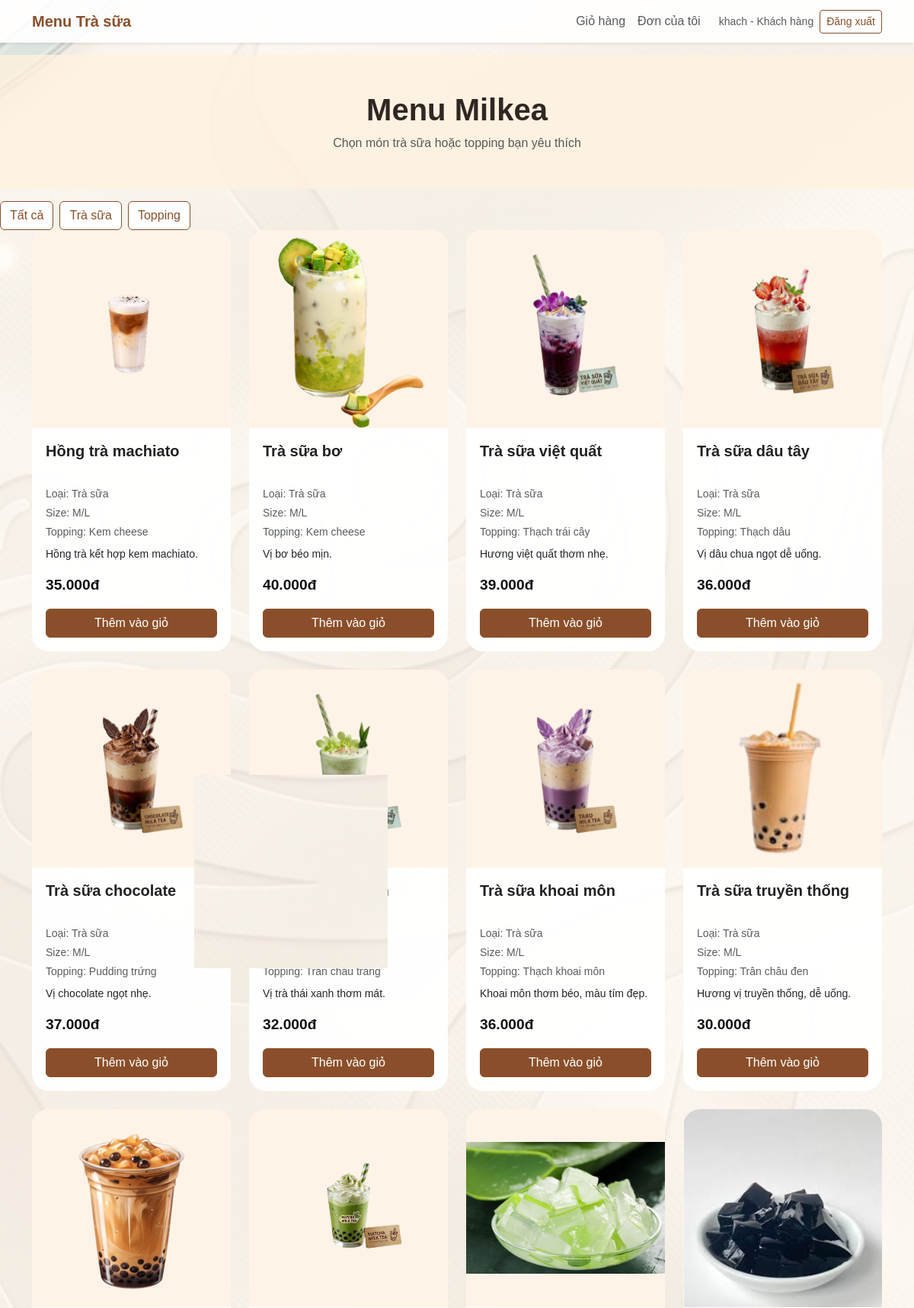
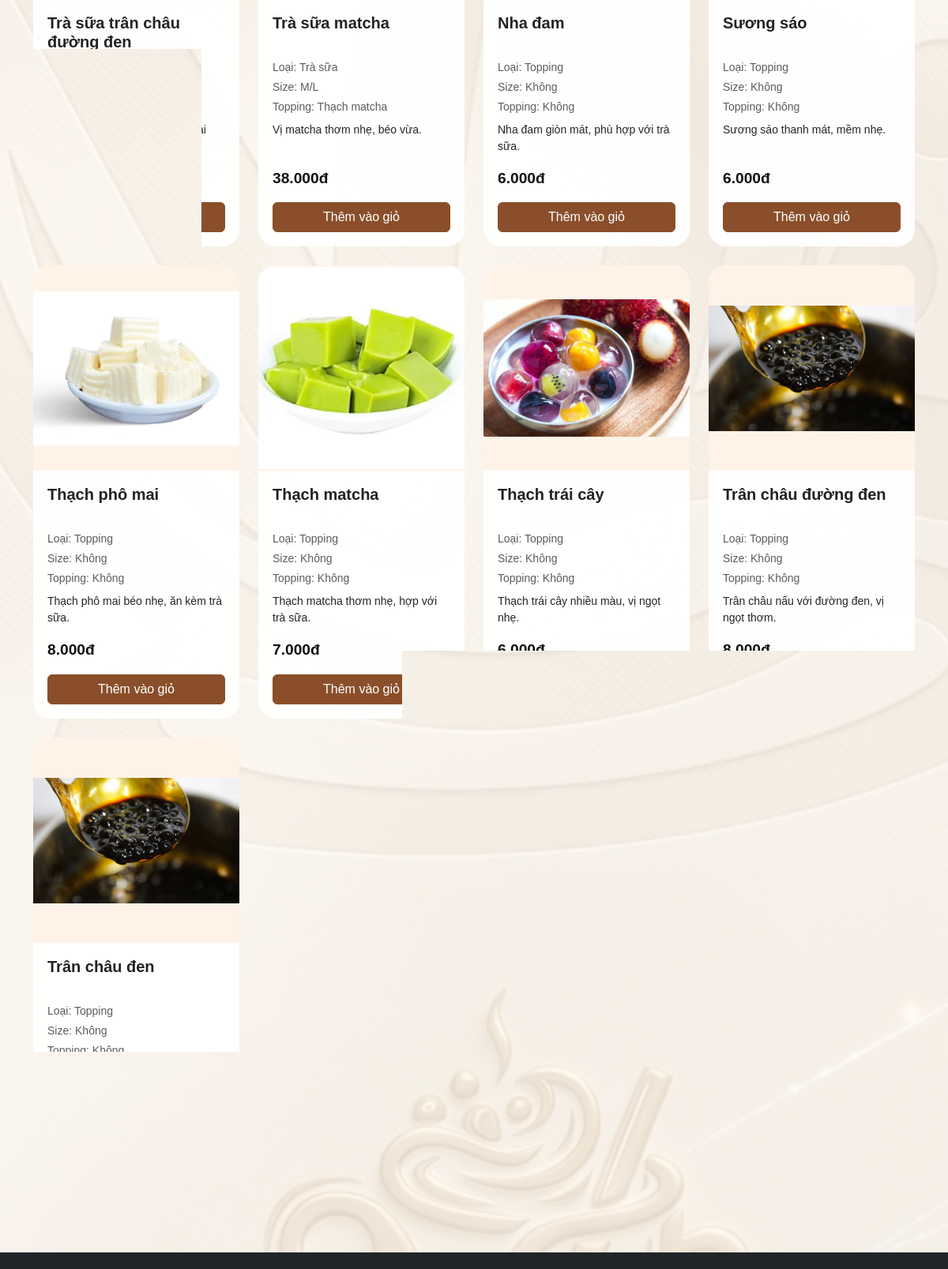
Screenshot of /menu (signed in) with the database file from the repository (2 pictures, top to bottom).
### milk_tea_shop/models.py (models this page shows)
class Product(db.Model):
    __tablename__ = "products"
    id = db.Column(db.Integer, primary_key=True)
    name = db.Column(db.String(120), nullable=False)
    category = db.Column(db.String(80), nullable=False)
    size = db.Column(db.String(50), default="M/L")
    topping = db.Column(db.String(120), default="Không")
    price = db.Column(db.Integer, nullable=False)
    description = db.Column(db.Text, default="")
    image = db.Column(db.String(255), default="")
    order_items = db.relationship("OrderItem", backref="product", lazy=True)

### milk_tea_shop/routes.py (the view)
@main_bp.route("/menu")
def menu():
    if not check_user():
        return redirect(url_for("main.login"))
    keyword = request.args.get("keyword", "").strip()
    category = request.args.get("category", "Tất cả")
    query = Product.query
    if keyword != "":
        query = query.filter(Product.name.ilike(f"%{keyword}%"))
    if category != "Tất cả":
        query = query.filter(Product.category == category)
    products = query.order_by(Product.id.desc()).all()
    if category == "Tất cả":
        products.sort(key=lambda product: product.category == "Topping")
    return render_template(
        "menu.html",
        products=products,
        categories=CATEGORIES,
        keyword=keyword,
        selected_category=category
    )

### milk_tea_shop/routes.py (called while the page is built)
def money(number):
    return f"{number:,.0f}đ".replace(",", ".")

@main_bp.app_context_processor
def send_data_to_html():
    cart = session.get("cart", {})
    cart_count = 0
    for quantity in cart.values():
        try:
            cart_count += int(quantity)
        except:
            pass
    return {
        "money": money,
        "cart_count": cart_count
    }

def check_user():
    if "user_id" not in session:
        flash("Vui lòng đăng nhập trước.", "warning")
        return False
    if session.get("role") == "admin":
        flash("Admin chỉ dùng trang quản lý.", "warning")
        return False
    return True

### milk_tea_shop/templates/menu.html (shortened to what this page needs)
{% extends "base.html" %}
{% block content %}
<section class="menu-hero py-5 text-center">
    <div class="container">
        <h1 class="fw-bold">Menu Milkea</h1>
        <p class="text-muted mb-0">Chọn món trà sữa hoặc topping bạn yêu thích</p>
    </div>
</section>
<div class="mt-3 d-flex gap-2 flex-wrap">
        <a href="{{ url_for('main.menu') }}" class="btn btn-outline-brown">Tất cả</a>
        <a href="{{ url_for('main.menu', category='Trà sữa') }}" class="btn btn-outline-brown">Trà sữa</a>
        <a href="{{ url_for('main.menu', category='Topping') }}" class="btn btn-outline-brown">Topping</a>
    </div>
<div class="container pb-5">
    <div class="row g-4">
        {% for product in products %}
        <div class="col-md-4 col-lg-3">
            <div class="card h-100 product-card">
                <div class="product-img-box">
                    <img src="{{ url_for('static', filename='images/' + (product.image or 'logo.png')) }}" class="product-img" alt="{{ product.name }}">
                </div>
                <div class="card-body d-flex flex-column">
                    <h5 class="card-title">{{ product.name }}</h5>
                    <p class="text-muted small mb-1">Loại: {{ product.category }}</p>
                    <p class="text-muted small mb-1">Size: {{ product.size }}</p>
                    <p class="text-muted small mb-2">Topping: {{ product.topping }}</p>
                    <p class="small flex-grow-1">{{ product.description }}</p>
                    <strong class="product-price">{{ money(product.price) }}</strong>
                    <form method="POST" action="{{ url_for('main.add_to_cart', product_id=product.id) }}" class="mt-3">
                        <button type="submit" class="btn btn-brown w-100">Thêm vào giỏ</button>
                    </form>
                </div>
            </div>
        </div>
        {% else %}
        <div class="col-12">
            <div class="alert alert-warning text-center">Không tìm thấy món phù hợp.</div>
        </div>
        {% endfor %}
    </div>
</div>
{% endblock %}

### milk_tea_shop/static/css/style.css (style rules this page uses)
html, body { margin: 0; min-height: 100%; }
body { min-height: 100vh; display: flex; flex-direction: column; font-family: Arial, Helvetica, sans-serif; color: #2f2723; background: #fffaf5; }
body.app-body { background: linear-gradient(rgba(255,250,245,0.7), rgba(255,250,245,0.7)), url("../images/background.png"); background-size: cover; background-position: center; background-attachment: fixed; }
.btn-brown { background: #8a4f2a; color: white; border: 1px solid #8a4f2a; }
.btn-outline-brown { border: 1px solid #8a4f2a; color: #8a4f2a; background: white; }
.hero-section, .menu-hero, .page-header { background: rgba(255, 241, 223, 0.78); }
.product-card { background: rgba(255, 255, 255, 0.94); border: none; border-radius: 22px; overflow: hidden; height: 100%; }
.product-img-box { width: 100%; height: 260px; background: #fff3e8; display: flex; align-items: center; justify-content: center; overflow: hidden; }
.product-img { width: 100%; height: 100%; object-fit: contain; }
.product-card .card-body { padding: 18px; }
.product-card .card-title { font-size: 20px; font-weight: 700; color: #222; min-height: 50px; }
.product-price, .price { color: #111; font-size: 1.2rem; font-weight: 800; }

### rows the page displays
Product: image (picture), name "Hồng trà machiato", category "Trà sữa", size "M/L", topping "Kem cheese", description "Hồng trà kết hợp kem machiato.", price "35.000đ"
Product: image (picture), name "Trà sữa bơ", category "Trà sữa", size "M/L", topping "Kem cheese", description "Vị bơ béo mịn.", price "40.000đ"
Product: image (picture), name "Trà sữa việt quất", category "Trà sữa", size "M/L", topping "Thạch trái cây", description "Hương việt quất thơm nhẹ.", price "39.000đ"
Product: image (picture), name "Trà sữa dâu tây", category "Trà sữa", size "M/L", topping "Thạch dâu", description "Vị dâu chua ngọt dễ uống.", price "36.000đ"
Product: image (picture), name "Trà sữa chocolate", category "Trà sữa", size "M/L", topping "Pudding trứng", description "Vị chocolate ngọt nhẹ.", price "37.000đ"
Product: image (picture), name "Trà sữa thái xanh", topping "Trân châu trắng", description "Vị trà thái xanh thơm mát.", price "32.000đ"
Product: image (picture), name "Trà sữa khoai môn", category "Trà sữa", size "M/L", topping "Thạch khoai môn", description "Khoai môn thơm béo, màu tím đẹp.", price "36.000đ"
Product: image (picture), name "Trà sữa truyền thống", category "Trà sữa", size "M/L", topping "Trân châu đen", description "Hương vị truyền thống, dễ uống.", price "30.000đ"
Product: image (picture), name "Trà sữa trân châu đường đen", description "Trà sữa béo thơm, trân châu dai mềm."
Product: image (picture), name "Trà sữa matcha", category "Trà sữa", size "M/L", topping "Thạch matcha", description "Vị matcha thơm nhẹ, béo vừa.", price "38.000đ"
Product: image (picture), name "Nha đam", category "Topping", size "Không", topping "Không", description "Nha đam giòn mát, phù hợp với trà sữa.", price "6.000đ"
Product: image (picture), name "Sương sáo", category "Topping", size "Không", topping "Không", description "Sương sáo thanh mát, mềm nhẹ.", price "6.000đ"
Product: image (picture), name "Thạch phô mai", category "Topping", size "Không", topping "Không", description "Thạch phô mai béo nhẹ, ăn kèm trà sữa.", price "8.000đ"
Product: image (picture), name "Thạch matcha", category "Topping", size "Không", topping "Không", description "Thạch matcha thơm nhẹ, hợp với trà sữa.", price "7.000đ"
Product: image (picture), name "Thạch trái cây", category "Topping", size "Không", topping "Không", description "Thạch trái cây nhiều màu, vị ngọt nhẹ.", price "6.000đ"
Product: image (picture), name "Trân châu đường đen", category "Topping", size "Không", topping "Không", description "Trân châu nấu với đường đen, vị ngọt thơm.", price "8.000đ"
Product: image (picture), name "Trân châu đen", category "Topping", size "Không", topping "Không"

### other values shown
{{ session.get('username') }} "khach"
{{ 'Admin' if session.get('role') == 'admin' else 'Khách hàng' }} "Khách hàng"
